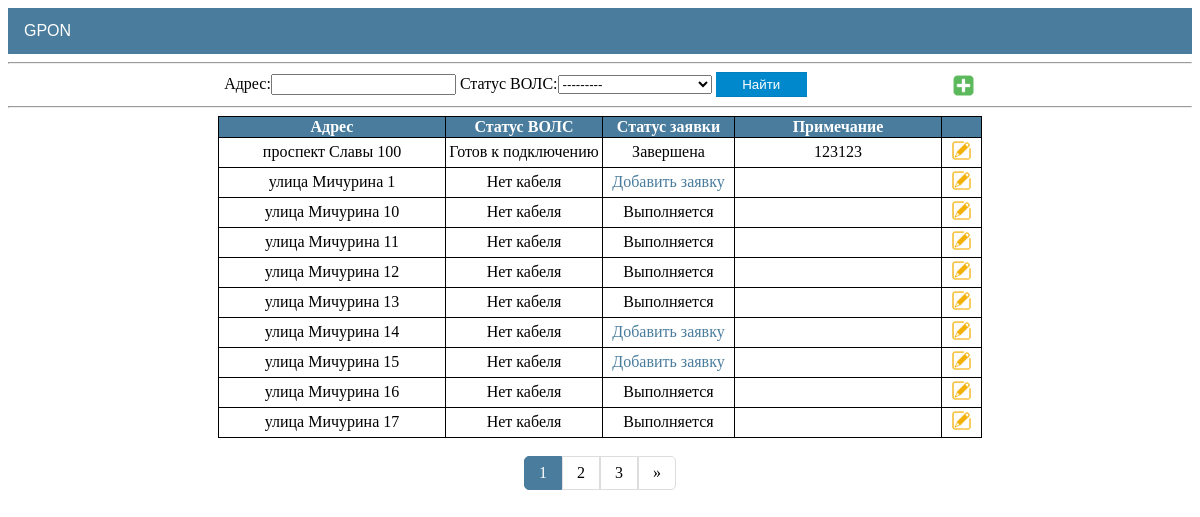
Page /gpon/houses/ on the committed database.
### gpon/models.py (models this page shows, shortened)
class House(models.Model):
    cable = 'Нет кабеля'
    welding = 'Необходима сварка'
    ready = 'Готов к подключению'
    type = [(cable, 'Нет кабеля'), (welding, 'Необходима сварка'), (ready, 'Готов к подключению')]
    address = models.OneToOneField(Address, on_delete=models.CASCADE, unique=True, verbose_name='Адрес')
    status = models.CharField(max_length=20, choices=type, default=cable, verbose_name='Статус')
    note = models.TextField(blank=True, verbose_name='Примечание')
    time = models.DateTimeField(auto_now=True, verbose_name='Дата изменения')
    class Meta:
        ordering = ['address']

### addressbook/models.py (models this page shows)
class Address(models.Model):
    avenue = 'проспект'
    street = 'улица'
    boulevard = 'бульвар'
    passage = 'проезд'
    lane = 'переулок'
    highway = 'шоссе'
    list = [(avenue, 'проспект'), (street, 'улица'), (boulevard, 'бульвар'), (passage, 'проезд'),
            (lane, 'переулок'), (highway, 'шоссе')]
    address_type = models.CharField(max_length=10, choices=list, default=street, verbose_name='Тип')
    address_name = models.CharField(max_length=50, verbose_name='Название')
    address_house = models.CharField(max_length=5, verbose_name='Номер дома')
    class Meta:
        ordering = ['address_type', 'address_name', 'address_house']
        unique_together = ('address_type', 'address_name', 'address_house')
    def __str__(self):
        return f'{self.address_type} {self.address_name} {self.address_house}'

### gpon/views.py (the view)
# urls.py: path('houses/', HouseList.as_view(), name='house_list'),
class HouseList(FilteredListView):
    model = House
    template_name = 'gpon/house_list.html'
    filterset_class = HouseFilter
    paginate_by = 10

### gpon/templatetags/search_pagination.py (called while the page is built)
@register.simple_tag(takes_context=True)
def param_replace(context, **kwargs):
    d = context['request'].GET.copy()
    for k, v in kwargs.items():
        d[k] = v
    for k in [k for k, v in d.items() if not v]:
        del d[k]
    return d.urlencode()

### gpon/views.py (called while the page is built)
    def get_queryset(self):
        queryset = super().get_queryset()
        self.filterset = self.filterset_class(self.request.GET, queryset=queryset)
        return self.filterset.qs.distinct()

    def get_context_data(self, **kwargs):
        context = super().get_context_data(**kwargs)
        context['filterset'] = self.filterset
        return context

### templates/gpon/house_list.html (shortened to what this page needs)
{%extends 'default.html' %}
{% load search_pagination %}
{% block content %}
<hr>
<ul class="actions_1">
    <li>
        <form method="GET">
            {{ filterset.form }}
            <button class="button_cancel_form" type="submit">Найти</button>
        </form>
    </li>
    <li>
        <a href="{% url 'address_create' %}" title="Добавить дом">
            <img src="/static/images/icon_add.png" width="25" height="25">
        </a>
    </li>
</ul>
<hr>
{%  if object_list %}
    <table class="table_gpon">
        <tr>
            <th style="width: 220px">
                Адрес
            </th>
            <th style="width: 150px">
                Статус ВОЛС
            </th>
            <th style="width: 125px">
                Статус заявки
            </th>
            <th style="width: 200px">
               Примечание
            </th>
            <th style="width: 10px">
            </th>
        </tr>
    {% for house in object_list %}
        <tr>
            <td>
                {{ house.address }}
            </td>
            <td>
                {{ house.status }}
            </td>
            <td>
                {% if house.request %}
                    {% if house.request.status is False and not house.request.date_con %}
                        Новая
                    {% elif house.request.status is False and house.request.date_con %}
                        Выполняется
                    {% elif house.request.status is True %}
                        Завершена
                    {% endif %}
                {% else %}
                    <a href="{% url 'request_create' house.pk %}">Добавить заявку</a>
                {% endif %}
            </td>
            <td>
                {{ house.note }}
            </td>
            <td>
                <a href="{% url 'house_update' house.pk %}" title="Изменить">
                    <img src="/static/images/icon_edit.png" width="23" height="23">
                </a>
            </td>
        </tr>
    {% endfor %}
    </table>
{%  else %}
    <h1 style="text-align: center">По Вашему запросу ничего не найдено</h1>
{% endif %}
<br>
<div class="center">
    <div class="pagination">
        {% if is_paginated %}
            {% for num in page_obj.paginator.page_range %}
                {% if page_obj.paginator.num_pages > 1 %}
                    {% if page_obj.number == num %}
                        <a class="active">{{ num }}</a>
                    {% elif num > page_obj.number|add:'-3' and num < page_obj.number|add:'3' %}
                        <a href="?{% param_replace page=num %}">{{ num }}</a>
                    {% endif %}
                {% endif %}
            {% endfor %}
            {% if page_obj.has_next %}
                <a href="?{% param_replace page=paginator.num_pages %}">»</a>
            {% endif %}
        {% endif %}
    </div>
</div>
{% endblock content %}

### static/css/default.css (style rules this page uses)
button { cursor: pointer; }
.table_default th, td { position: relative; border: 1px solid black; padding: 5px; word-wrap:break-word; }
.table_detail th, td { position: relative; border: 1px solid black; padding: 5px; word-wrap:break-word; }
.button_cancel_form { display: inline-block; color: white; text-decoration: none; padding: .3em 2em; outline: none; border-width: 1px 0; border-style: solid none; border-color: rgba(0, 0, 0, 0.07); background: #0088cc; transition: 0.2s; }
.table_gpon { border-collapse: collapse; border-spacing: 1px; table-layout: fixed; margin: auto; }
.table_gpon th, td { border: 1px solid black; padding: 1px 3px; word-wrap:break-word; }
.table_gpon th { background: #497c9d; color: #fff; }
.table_gpon td { text-align: center; }
.table_gpon td a { text-align: center; text-decoration: none; left: 0; right: 0; top: 0; bottom: 0; color: #497c9d; padding: 5px; }
.actions_1 { text-align: center; padding: 0; margin: 0; }
.actions_1 li { display:inline-block; margin: 0 70px; }
.actions_1 li img, .actions_1 li a { vertical-align: middle; }
.center { text-align: center; }
.pagination { display: inline-block; }
.pagination a { color: black; float: left; padding: 7px 14px; text-decoration: none; border: 1px solid #ddd; }
.pagination a.active { background-color: #497c9d; color: white; border: 1px solid #497c9d; }
.pagination a:first-child { border-top-left-radius: 5px; border-bottom-left-radius: 5px; }
.pagination a:last-child { border-top-right-radius: 5px; border-bottom-right-radius: 5px; }

### rows in the picture
House: address "проспект Славы 100", status "Готов к подключению", shows "Завершена", note "123123"
House: address "улица Мичурина 1", status "Нет кабеля", shows "Добавить заявку"
House: address "улица Мичурина 10", status "Нет кабеля", shows "Выполняется"
House: address "улица Мичурина 11", status "Нет кабеля", shows "Выполняется"
House: address "улица Мичурина 12", status "Нет кабеля", shows "Выполняется"
House: address "улица Мичурина 13", status "Нет кабеля", shows "Выполняется"
House: address "улица Мичурина 14", status "Нет кабеля", shows "Добавить заявку"
House: address "улица Мичурина 15", status "Нет кабеля", shows "Добавить заявку"
House: address "улица Мичурина 16", status "Нет кабеля", shows "Выполняется"
House: address "улица Мичурина 17", status "Нет кабеля", shows "Выполняется"

### other values in the picture
{{ num }} "1"
{{ num }} "2" "3"
